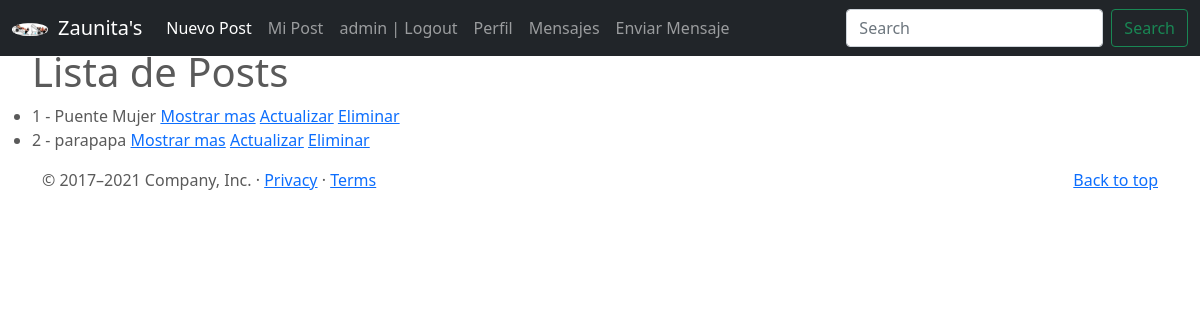
/post/list (signed in), run on the app's committed database.
### SocialTravel/models.py (models this page shows)
class Profile(models.Model):
    user = models.OneToOneField(to=User, on_delete=models.CASCADE, related_name="profile")
    imagen = models.ImageField(upload_to="profile", null=True, blank=True)

class Post(models.Model):
    carousel_caption_title = models.CharField(max_length=30)
    carousel_caption_description = models.CharField(max_length=80)
    heading = models.CharField(max_length=15)
    description = models.CharField(max_length=120)
    publisher = models.ForeignKey(to=User, on_delete=models.CASCADE, related_name="publisher")
    imagen = models.ImageField(upload_to="posts", null=True, blank=True)
    def __str__(self):
        return f"{self.id} - {self.heading}"

### SocialTravel/views.py (the view)
# urls.py: path('post/list', PostList.as_view(), name="post-list"),
class PostList(ListView):
    model = Post

### SocialTravel/templates/SocialTravel/post_list.html (shortened to what this page needs)
{% extends 'SocialTravel/base.html' %}
{% block main %}
<ul>
    <h1> Lista de Posts </h1>
    {% for post in object_list %}
<li>
    {{post}}
    <a href="{% url 'post-detail' post.id %}"> Mostrar mas</a>
    {% if user.is_authenticated and post.publisher == user%}
        <a href="{% url 'post-update' post.id %}"> Actualizar</a>
        <a href="{% url 'post-delete' post.id %}"> Eliminar</a>
    {% endif %}
</li>
{% endfor %}
</ul>
{% endblock %}

### SocialTravel/templates/SocialTravel/base.html (shortened to what this page needs)
<!DOCTYPE html>
<html lang="en">
<head>
  {% load static %}
<link href="{% static 'SocialTravel/css/bootstrap.min.css' %}" rel="stylesheet">
    <link href="{% static 'SocialTravel/css/carousel.css' %}" rel="stylesheet">
  </head>
  <body>
<header>
  <nav class="navbar navbar-expand-md navbar-dark fixed-top bg-dark">
    <div class="container-fluid">
      {% if user.profile.imagen %}
        <a href="{% url 'profile-update' user.profile.id %}">
        <img src="{{user.profile.imagen.url}}" height="100%" width="36px" style="border-radius: 50%; margin-right: 10px">
        </a>
      {% endif %}
      <a class="navbar-brand" href="{% url 'index' %}"> Zaunita's </a>
      <div class="collapse navbar-collapse" id="navbarCollapse">
        <ul class="navbar-nav me-auto mb-2 mb-md-0">
          <li class="nav-item">
            <a class="nav-link active" aria-current="page" href="{% url 'post-create' %}">Nuevo Post</a>
          </li>
          <li class="nav-item">
            <a class="nav-link" href="{% url 'post-list' %}">Mi Post</a>
          </li>
          {% if user.is_authenticated %}
            <li class="nav-item">
              <a class="nav-link" href="{% url 'logout' %}">{{user.username}} | Logout</a>
            </li>
            <li class="nav-item">
              <a class="nav-link" href="{% url 'profile-create' user.id %}"> Perfil </a>
            </li>
            <li class="nav-item">
              <a class="nav-link" href="{% url 'mensaje-list' %}">Mensajes</a>
            </li>
          {% endif %}
          <li class="nav-item">
            <a class="nav-link" href="{% url 'mensaje-create' %}">Enviar Mensaje</a>
          </li>
        </ul>
        <form class="d-flex">
          <input class="form-control me-2" type="search" placeholder="Search" aria-label="Search">
          <button class="btn btn-outline-success" type="submit">Search</button>
        </form>
      </div>
    </div>
  </nav>
</header>
{% block main %}
{% endblock %}
  <footer class="container">
    <p class="float-end"><a href="https://getbootstrap.com/docs/5.0/examples/carousel/#">Back to top</a></p>
    <p>© 2017–2021 Company, Inc. · <a href="https://getbootstrap.com/docs/5.0/examples/carousel/#">Privacy</a> · <a href="https://getbootstrap.com/docs/5.0/examples/carousel/#">Terms</a></p>
  </footer>
</body></html>

### SocialTravel/static/SocialTravel/css/carousel.css (style rules this page uses)
body { padding-top: 3rem; padding-bottom: 3rem; color: #5a5a5a; }

### data on the page
Post: id+heading "1 - Puente Mujer", shows "Actualizar"
Post: id+heading "2 - parapapa", shows "Actualizar"

### other printed values
{{ user.username }} "admin"
